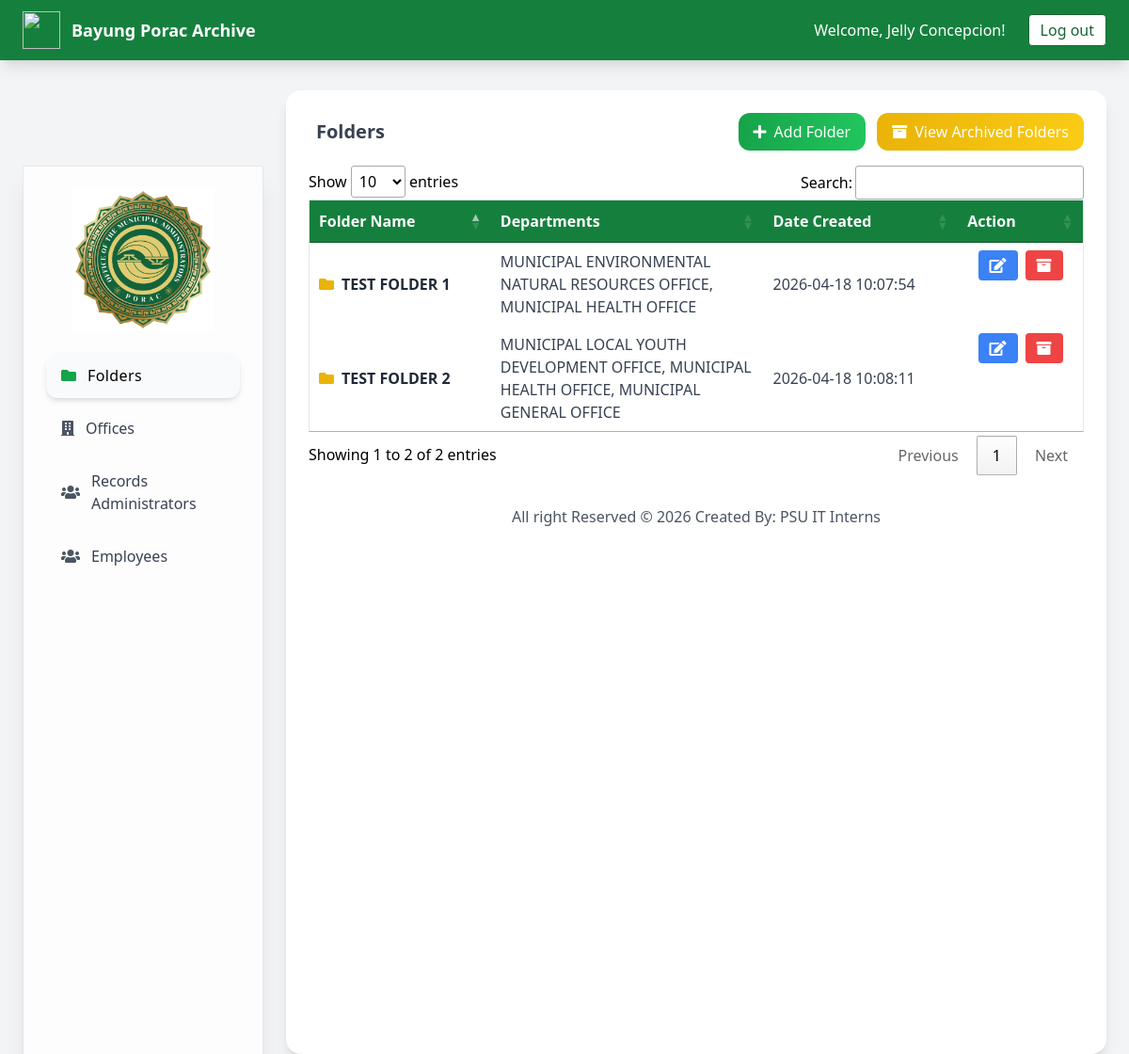
The page /system-administrator/folder_management.php (signed in) on the database its author committed.
### tables this page shows
CREATE TABLE `folders` (
  `folder_id` int(11) NOT NULL,
  `folder_name` varchar(150) NOT NULL,
  `folder_status` enum('Active','Archived') DEFAULT 'Active',
  `created_at` timestamp NOT NULL DEFAULT current_timestamp()
);

### system-administrator/folder_management.php (the view, shortened to what this page needs)
<!DOCTYPE html>
<html lang="en">
<?php
require_once("../include/connection.php");
$query = mysqli_query($conn,"
SELECT
f.folder_id,
f.folder_name,
f.created_at,
GROUP_CONCAT(d.department_name SEPARATOR ', ') as departments
FROM folders f
LEFT JOIN folder_departments fd ON f.folder_id = fd.folder_id
LEFT JOIN departments d ON fd.department_id = d.department_id
WHERE f.folder_status='Active'
GROUP BY f.folder_id
ORDER BY f.folder_name ASC
");
?>
<head>
<link href="https://cdn.datatables.net/1.10.25/css/jquery.dataTables.min.css" rel="stylesheet">
<link rel="stylesheet" href="https://cdnjs.cloudflare.com/ajax/libs/font-awesome/5.15.4/css/all.min.css" />
<script src="https://cdn.tailwindcss.com"></script>
</head>
<body class="bg-gray-100 font-sans">
<nav class="fixed top-0 w-full bg-green-700 shadow-lg z-50">
  <div class="flex flex-col sm:flex-row justify-between items-center
              h-auto sm:h-16 px-4 sm:px-6 py-2 sm:py-0 gap-2 sm:gap-0">
    <div class="flex items-center space-x-3">
      <img src="js/img/municipalLogo.png" class="w-8 h-8 sm:w-10 sm:h-10 object-contain">
      <h1 class="text-white font-semibold text-base sm:text-lg text-center sm:text-left">
        Bayung Porac Archive
      </h1>
    </div>
    <div class="flex flex-col sm:flex-row items-center
                gap-2 sm:space-x-4 text-white
                text-sm sm:text-base text-center sm:text-left">
      <span>
        Welcome, <?php echo ucwords(htmlentities($_SESSION['admin_name'])); ?>!
      </span>
      <a href="#" onclick="confirmLogout(this)"
         class="bg-white text-green-800 border border-green-800 px-3 py-1 rounded
                hover:bg-green-800 hover:text-white hover:border-white
                transition-colors duration-300">
        Log out
      </a>
    </div>
  </div>
</nav>
<div class="mt-24 px-4 sm:px-6 flex flex-col lg:flex-row gap-6">
 <aside id="sidebar"
       class="fixed top-20 left-0 z-50 w-64 bg-white/80 backdrop-blur-lg shadow-xl p-4 sm:p-6 border border-gray-200 flex flex-col items-center h-[calc(100vh-6rem)] transform -translate-x-full transition-transform duration-300 lg:translate-x-0 lg:relative lg:flex">
  <img src="img/adminLogo.png"
       class="square-logo mb-6 max-w-[120px] sm:max-w-[150px] transition-transform duration-300 hover:scale-105">
  <nav class="w-full space-y-2">
    <a href="folder_management.php"
       class="group flex items-center gap-3 w-full px-4 py-3 rounded-xl
              bg-gray-50 shadow-md hover:bg-gray-100 hover:shadow-xl hover:-translate-y-1
              transition-all duration-300">
      <i class="fas fa-folder text-green-600"></i>
      <span class="font-medium tracking-wide text-sm sm:text-base">Folders</span>
    </a>
    <a href="department_management.php"
       class="group flex items-center gap-3 w-full px-4 py-3 rounded-xl text-gray-700 hover:bg-gray-50 hover:-translate-y-1 hover:shadow-md transition-all duration-300">
      <i class="fas fa-building text-gray-600 group-hover:text-green-600 transition-colors"></i>
      <span class="font-medium text-sm sm:text-base">Offices</span>
    </a>
    <a href="view_admin.php"
       class="group flex items-center gap-3 w-full px-4 py-3 rounded-xl text-gray-700 hover:bg-gray-50 hover:-translate-y-1 hover:shadow-md transition-all duration-300">
      <i class="fas fa-users text-gray-600 group-hover:text-green-600 transition-colors"></i>
      <span class="font-medium text-sm sm:text-base">Records Administrators</span>
    </a>
    <a href="view_user.php"
       class="group flex items-center gap-3 w-full px-4 py-3 rounded-xl text-gray-700 hover:bg-gray-50 hover:-translate-y-1 hover:shadow-md transition-all duration-300">
      <i class="fas fa-users text-gray-600 group-hover:text-green-600 transition-colors"></i>
      <span class="font-medium text-sm sm:text-base">Employees</span>
    </a>
  </nav>
</aside>
  <div class="w-full lg:w-3/4 flex-1 lg:ml-0">
    <div class="bg-white rounded-2xl shadow-lg p-4 sm:p-6 h-full transition-all duration-300 hover:shadow-xl">
      <div class="flex flex-col sm:flex-row justify-between items-center gap-3 mb-4">
        <h2 class="text-lg sm:text-xl font-semibold text-gray-700 flex items-center gap-2 text-center sm:text-left">
          <i class=""></i> Folders
        </h2>
        <div class="flex flex-col sm:flex-row gap-2 sm:gap-3 w-full sm:w-auto">
          <button onclick="$('#modalAddFolder').removeClass('hidden');"
                  class="w-full sm:w-auto justify-center bg-gradient-to-r from-green-600 to-green-500 text-white px-4 py-2 rounded-xl hover:scale-105 hover:shadow-lg flex items-center gap-2 transition-all duration-300">
            <i class="fas fa-plus"></i> Add Folder
          </button>
          <button onclick="openArchivedFolders();"
                  class="w-full sm:w-auto justify-center bg-gradient-to-r from-yellow-500 to-yellow-400 text-white px-4 py-2 rounded-xl hover:scale-105 hover:shadow-lg transition-all duration-300 flex items-center gap-2">
            <i class="fas fa-archive"></i> View Archived Folders
          </button>
        </div>
      </div>
      <div class="w-full overflow-x-auto">
  <table id="dtable" class="min-w-full border border-gray-200 table-auto">
    <thead class="bg-green-700 text-white">
      <tr>
        <th class="px-4 py-2 text-left">Folder Name</th>
        <th class="px-4 py-2 text-left">Departments</th>
        <th class="px-4 py-2 text-left">Date Created</th>
        <th class="px-4 py-2 text-center">Action</th>
      </tr>
    </thead>
    <tbody class="text-gray-700">
      <?php while($row=mysqli_fetch_array($query)){ ?>
      <tr class="border-b hover:bg-gray-50">
        <td class="px-4 py-2">
          <a href="add_document.php?folder_id=<?php echo $row['folder_id']; ?>"
             class="flex items-center gap-2 text-gray-800 hover:text-green-700 truncate">
            <i class="fas fa-folder text-yellow-500"></i>
            <b class="truncate"><?php echo $row['folder_name']; ?></b>
          </a>
        </td>
        <td class="px-4 py-2 text-xs sm:text-sm md:text-base break-words max-w-[220px]">
          <?php echo $row['departments']; ?>
        </td>
        <td class="px-4 py-2"><?php echo $row['created_at']; ?></td>
        <td class="px-4 py-2 flex flex-col sm:flex-row items-center justify-center gap-2">
          <button onclick="$('#modalEditFolder<?php echo $row['folder_id']; ?>').removeClass('hidden');"
                  class="bg-blue-500 text-white px-3 py-1 rounded hover:bg-blue-600 w-full sm:w-auto">
            <i class="fas fa-edit"></i>
          </button>
          <a href="#" onclick="confirmArchive(<?php echo $row['folder_id']; ?>)"
             class="bg-red-500 text-white px-3 py-1 rounded hover:bg-red-600 w-full sm:w-auto text-center">
            <i class="fas fa-archive"></i>
          </a>
        </td>
      </tr>
      <?php } ?>
    </tbody>
  </table>
</div>
<footer class="mt-8 text-center text-gray-600">
  <p>All right Reserved &copy; <?php echo date('Y');?> Created By: PSU IT Interns</p>
</footer>
</body>
</html>

### system-administrator/folder_management.php (style rules this page uses)
.square-logo { width: 180px; object-fit: contain; }

### rows shown on the page
folders: folder_name "TEST FOLDER 1", departments "MUNICIPAL ENVIRONMENTAL NATURAL RESOURCES OFFICE, MUNICIPAL HEALTH OFFICE", created_at "2026-04-18 10:07:54"
folders: folder_name "TEST FOLDER 2", departments "MUNICIPAL LOCAL YOUTH DEVELOPMENT OFFICE, MUNICIPAL HEALTH OFFICE, MUNICIPAL GENERAL OFFICE", created_at "2026-04-18 10:08:11"

### other values the page prints
$_SESSION['admin_name'] "Jelly Concepcion"
